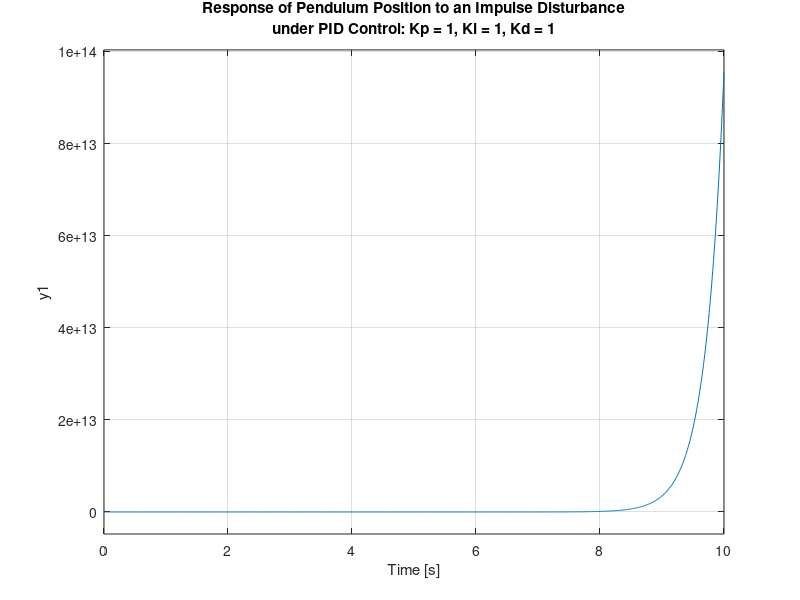

Recreate this plot in MATLAB.
%After unsing PID cont/testing response close loop to an impulse disturbance  
M = 0.5;
m = 0.2;
b = 0.1;
I = 0.006;
g = 9.8;
l = 0.3;
q = (M+m)*(I+m*l^2)-(m*l)^2;
s = tf('s');
P_pend = (m*l*s/q)/(s^3 + (b*(I + m*l^2))*s^2/q - ((M + m)*m*g*l)*s/q - b*m*g*l/q);
Kp = 1;
Ki = 1;
Kd = 1;
C = pid(Kp,Ki,Kd);
T = feedback(P_pend,C);
t=0:0.01:10;
impulse(T,t)
title({'Response of Pendulum Position to an Impulse Disturbance';'under PID Control: Kp = 1, Ki = 1, Kd = 1'})